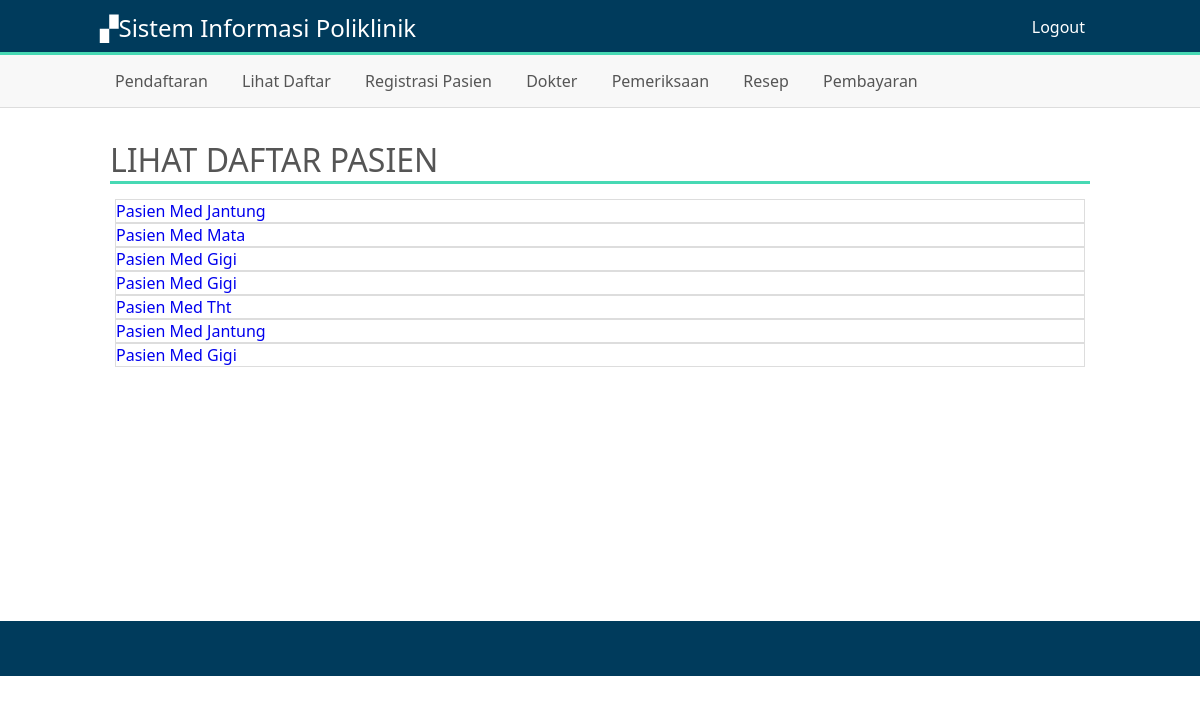
Screenshot of /operator/dafpasien.php (signed in) with the database file from the repository.
### tables this page shows
CREATE TABLE IF NOT EXISTS `pendaftaran` (
  `id_pendaftaran` int(11) NOT NULL AUTO_INCREMENT,
  `tanggal_daftar` timestamp NOT NULL DEFAULT CURRENT_TIMESTAMP ON UPDATE CURRENT_TIMESTAMP,
  `dokter` varchar(20) NOT NULL,
  `pasien` varchar(20) NOT NULL,
  `med` varchar(20) NOT NULL,
  `ket` text NOT NULL,
  PRIMARY KEY (`id_pendaftaran`),
  KEY `id_dokter` (`dokter`),
  KEY `id_pasien` (`pasien`),
  KEY `id_med` (`med`)
);

### Control.php (called while the page is built, shortened)
<?php
$link = mysqli_connect('localhost','root','','poliklinik');
function data($query){
	global $link;
	$result = mysqli_query($link,$query);
	return $result;
}
?>

### operator/dafpasien.php (the view, shortened to what this page needs)
<?php
require_once 'view/view.php';
require_once '../Control.php';
$query = "SELECT * FROM pendaftaran";
$dafmed = data($query);
 ?>
<div class="konten">
	<div class="mainop">
		<div class="pilih">
			<h1>LIHAT DAFTAR PASIEN</h1>
		</div>
		<div class=" padding">
		<?php while($row = mysqli_fetch_assoc($dafmed)){ ?>
			<a href="list.php?med=<?= $row['med'] ?>">
				<div class="dafmed border">
					Pasien Med <?= $row['med'] ?>
				</div>
			</a>
		<?php } ?>
		</div>
	</div>
</div>

### style.css (style rules this page uses)
* { margin: 0; padding: 0; font-family: 'Century Gothic','Segoe UI',sans-serif; box-sizing: border-box; text-decoration: none; font-weight: normal; }
body { background: #fff; font-size: 16px; color: #555; }
.konten { width: 1000px; margin: 0 auto; }
nav, h1,h2,h3,h4,p,b { display: block; }
.padding { padding: 5px; }
.border { border:1px solid #ddd; }
.mainop { background: #fff; min-height: 473px; padding: 10px; width: 100%; margin-bottom: 20px; }
.pilih { border-bottom: 3px solid #47D9B4; margin-bottom: 10px; }

### rows the page displays
pendaftaran: med "Jantung"
pendaftaran: med "Mata"
pendaftaran: med "Gigi"
pendaftaran: med "Gigi"
pendaftaran: med "Tht"
pendaftaran: med "Jantung"
pendaftaran: med "Gigi"
